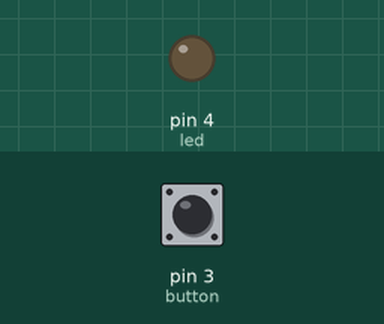
Simulated run of this sketch. Board: Arduino Uno, built with avr-gcc and run on an emulated ATmega328P. On the bench: output pins drawn as LEDs (lit = HIGH). Dashed ring = blinking. The inputs (shaded band) are chosen by the test bench; at power-on: pin 3 (button) LOW.

Above: at 1.2 s.
1.3 s: pin 3 (button) pulled HIGH for 1 s
At 2.6 s:
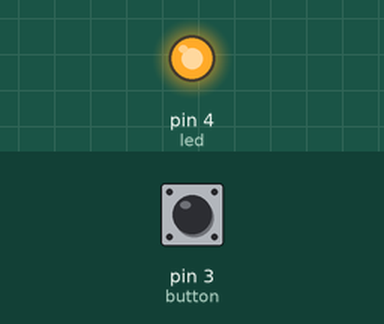
3.8 s: pin 3 (button) pulled HIGH for 0.15 s
At 5.0 s:
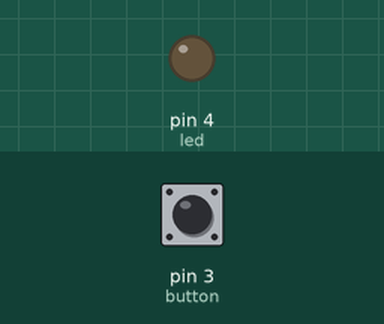
5.4 s: pin 3 (button) pulled HIGH for 3.2 s
At 5.5 s:
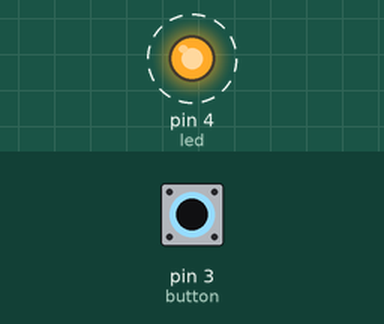
Timing chart, 0 to 9.9 s (numbered marks = the images above; inputs shaded):
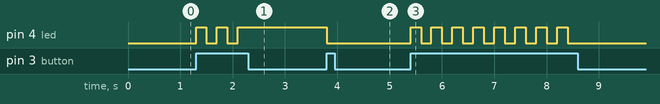

Measured:
- after the input at 1.3 s, pin 4 (led): alternates HIGH for 0.20 s and LOW for 0.20 s, 5 changes in all, then stays HIGH, starting at once
- after the input at 3.8 s, pin 4 (led): HIGH → LOW at once
- after the input at 5.4 s, pin 4 (led): alternates HIGH for 0.20 s and LOW for 0.20 s, 16 changes in all, then stays LOW, starting at once

The sketch:

toggle.ino
```cpp
boolean ledStatus = false;
const int led = 4;
const int button = 3;

void setup()
{
  // Configure button pin as input
  pinMode(button, INPUT);
  // Configure led pin as output
  pinMode(led, OUTPUT);
  // Turn off led
  digitalWrite(led, LOW);
}

void loop()
{
  // If button is pressed
  if(digitalRead(button) == HIGH)
  {
    // If led is on
    if(ledStatus)
    {
      // Mark led as off
      ledStatus = false;
      // Turn off led
      digitalWrite(led, LOW);
    }
    // If led is off
    else
    {
      // Mark led as on
      ledStatus = true;
      // Turn on led
      digitalWrite(led, HIGH);
    }
    // Wait
    delay(200);
  }
}
```
